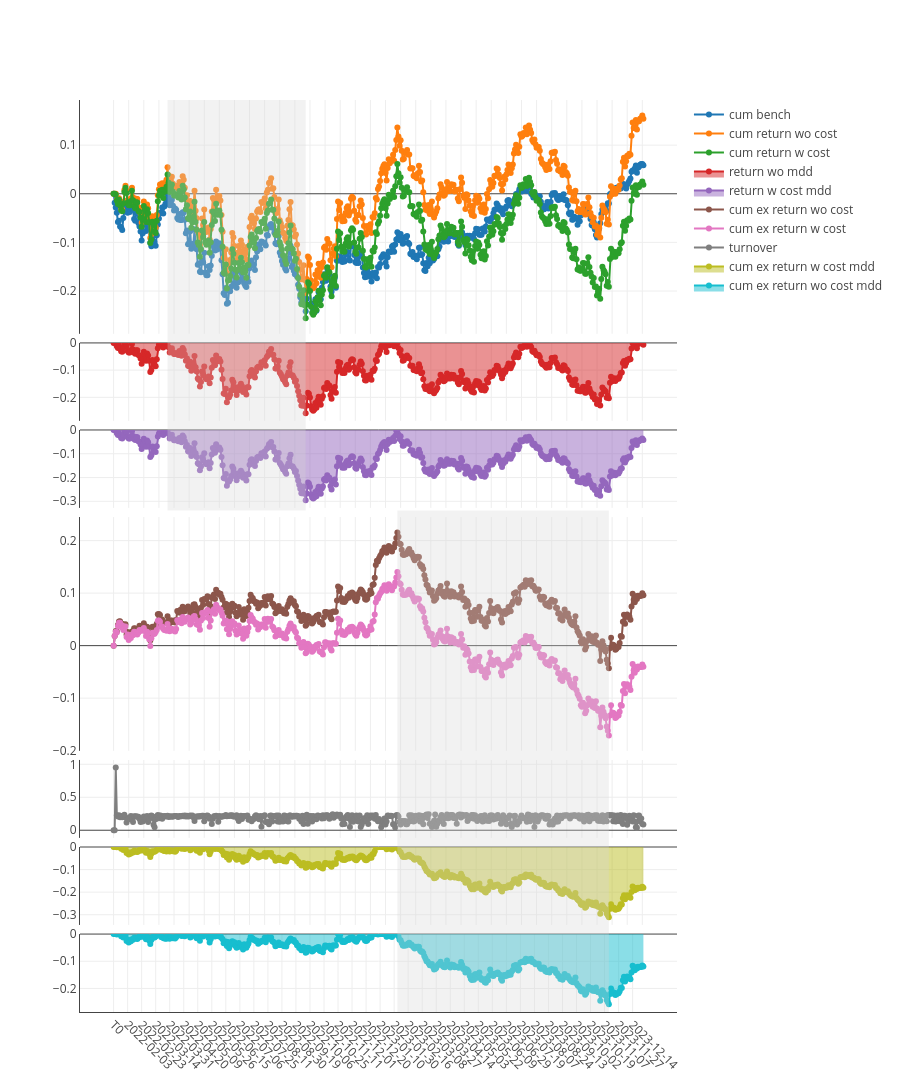

The notebook cell this image was saved under:
### Code cell
import pickle

file_path = f'out/backtests/{ex_num}/boot/0-graph.pkl'

with open(file_path, 'rb') as file:
    chart = pickle.load(file)
chart.show()

### Figure 1 — Plotly figure (JSON) as saved in the notebook; plotly's stock layout.template omitted (floating-point values rounded to 4 significant figures; data arrays with more than 128 entries replaced by an {"elided": "..."} marker saying what was removed)
{"data": [{"mode": "lines+markers", "name": "cum bench", "type": "scatter", "x": {"elided": "492 str values"}, "xaxis": "x", "y": {"elided": "492 float values"}, "yaxis": "y"}, {"mode": "lines+markers", "name": "cum return wo cost", "type": "scatter", "x": {"elided": "492 str values"}, "xaxis": "x", "y": {"elided": "492 float values"}, "yaxis": "y"}, {"mode": "lines+markers", "name": "cum return w cost", "type": "scatter", "x": {"elided": "492 str values"}, "xaxis": "x", "y": {"elided": "492 float values"}, "yaxis": "y"}, {"fill": "tozeroy", "mode": "lines+markers", "name": "return wo mdd", "type": "scatter", "x": {"elided": "492 str values"}, "xaxis": "x2", "y": {"elided": "492 float values"}, "yaxis": "y2"}, {"fill": "tozeroy", "mode": "lines+markers", "name": "return w cost mdd", "type": "scatter", "x": {"elided": "492 str values"}, "xaxis": "x3", "y": {"elided": "492 float values"}, "yaxis": "y3"}, {"mode": "lines+markers", "name": "cum ex return wo cost", "type": "scatter", "x": {"elided": "492 str values"}, "xaxis": "x4", "y": {"elided": "492 float values"}, "yaxis": "y4"}, {"mode": "lines+markers", "name": "cum ex return w cost", "type": "scatter", "x": {"elided": "492 str values"}, "xaxis": "x4", "y": {"elided": "492 float values"}, "yaxis": "y4"}, {"mode": "lines+markers", "name": "turnover", "type": "scatter", "x": {"elided": "492 str values"}, "xaxis": "x5", "y": {"elided": "492 float values"}, "yaxis": "y5"}, {"fill": "tozeroy", "mode": "lines+markers", "name": "cum ex return w cost mdd", "type": "scatter", "x": {"elided": "492 str values"}, "xaxis": "x6", "y": {"elided": "492 float values"}, "yaxis": "y6"}, {"fill": "tozeroy", "mode": "lines+markers", "name": "cum ex return wo cost mdd", "type": "scatter", "x": {"elided": "492 str values"}, "xaxis": "x7", "y": {"elided": "492 float values"}, "yaxis": "y7"}], "layout": {"height": 1200, "shapes": [{"fillcolor": "#d3d3d3", "line": {"width": 0}, "opacity": 0.3, "type": "rect", "x0": "2022-03-29", "x1": "2022-09-30", "xref": "x", "y0": 0.55, "y1": 1, "yref": "paper"}, {"fillcolor": "#d3d3d3", "line": {"width": 0}, "opacity": 0.3, "type": "rect", "x0": "2023-02-02", "x1": "2023-11-13", "xref": "x", "y0": 0, "y1": 0.55, "yref": "paper"}], "title": {"text": " "}, "xaxis": {"anchor": "y", "domain": [0, 1], "matches": "x7", "showline": false, "showticklabels": false, "tickangle": 45, "type": "category"}, "xaxis2": {"anchor": "y2", "domain": [0, 1], "matches": "x7", "showline": false, "showticklabels": false, "tickangle": 45, "type": "category"}, "xaxis3": {"anchor": "y3", "domain": [0, 1], "matches": "x7", "showline": false, "showticklabels": false, "tickangle": 45, "type": "category"}, "xaxis4": {"anchor": "y4", "domain": [0, 1], "matches": "x7", "showline": false, "showticklabels": false, "tickangle": 45, "type": "category"}, "xaxis5": {"anchor": "y5", "domain": [0, 1], "matches": "x7", "showline": false, "showticklabels": false, "tickangle": 45, "type": "category"}, "xaxis6": {"anchor": "y6", "domain": [0, 1], "matches": "x7", "showline": false, "showticklabels": false, "tickangle": 45, "type": "category"}, "xaxis7": {"anchor": "y7", "domain": [0, 1], "showline": true, "tickangle": 45, "type": "category"}, "yaxis": {"anchor": "x", "domain": [0.7436, 1], "showline": true, "showticklabels": true, "zeroline": true}, "yaxis2": {"anchor": "x2", "domain": [0.6482, 0.7336], "showline": true, "showticklabels": true, "zeroline": true}, "yaxis3": {"anchor": "x3", "domain": [0.5527, 0.6382], "showline": true, "showticklabels": true, "zeroline": true}, "yaxis4": {"anchor": "x4", "domain": [0.2864, 0.5427], "showline": true, "showticklabels": true, "zeroline": true}, "yaxis5": {"anchor": "x5", "domain": [0.1909, 0.2764], "showline": true, "showticklabels": true, "zeroline": true}, "yaxis6": {"anchor": "x6", "domain": [0.09545, 0.1809], "showline": true, "showticklabels": true, "zeroline": true}, "yaxis7": {"anchor": "x7", "domain": [0, 0.08545], "showline": true, "showticklabels": true, "zeroline": true}}}
